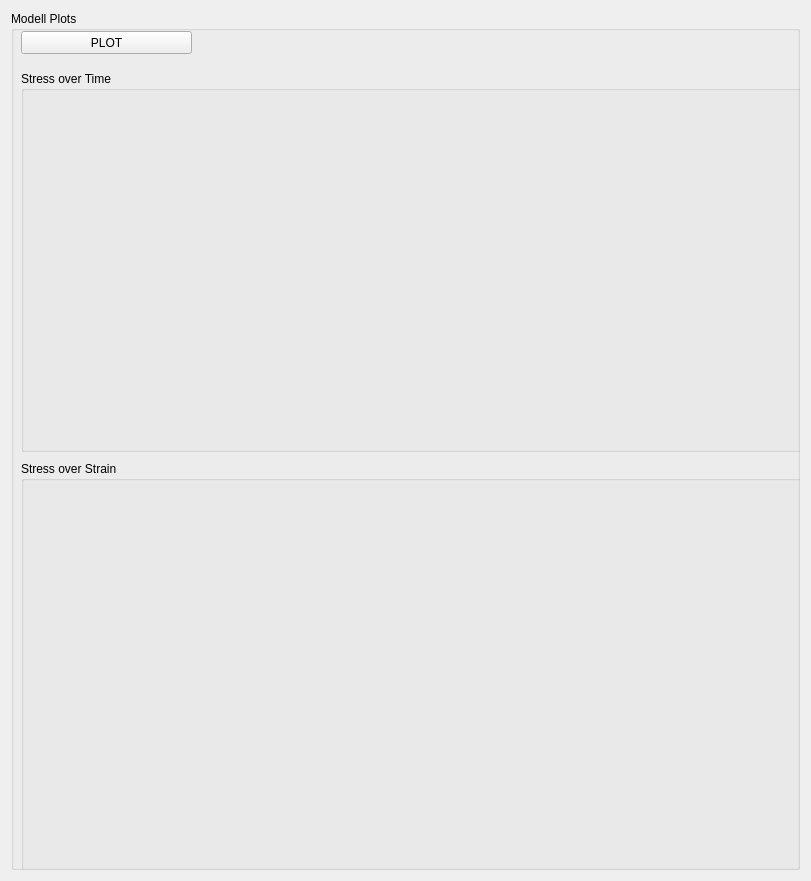
   <widget class="QWidget" name="horizontalLayoutWidget">
    <property name="geometry">
     <rect>
      <x>630</x>
      <y>20</y>
      <width>811</width>
      <height>881</height>
     </rect>
    </property>
    <layout class="QHBoxLayout" name="horizontalLayout">
     <item>
      <widget class="QGroupBox" name="Modell_Plot">
       <property name="enabled">
        <bool>true</bool>
       </property>
       <property name="sizePolicy">
        <sizepolicy hsizetype="Preferred" vsizetype="Preferred">
         <horstretch>8</horstretch>
         <verstretch>8</verstretch>
        </sizepolicy>
       </property>
       <property name="font">
        <font>
         <family>Arial</family>
        </font>
       </property>
       <property name="title">
        <string>Modell Plots</string>
       </property>
       <widget class="QPushButton" name="PLOT_MODEL">
        <property name="geometry">
         <rect>
          <x>10</x>
          <y>20</y>
          <width>171</width>
          <height>23</height>
         </rect>
        </property>
        <property name="sizePolicy">
         <sizepolicy hsizetype="Fixed" vsizetype="Fixed">
          <horstretch>0</horstretch>
          <verstretch>0</verstretch>
         </sizepolicy>
        </property>
        <property name="font">
         <font>
          <family>Arial</family>
         </font>
        </property>
        <property name="text">
         <string>PLOT</string>
        </property>
       </widget>
       <widget class="QLabel" name="LOGO_THM">
        <property name="geometry">
         <rect>
          <x>440</x>
          <y>10</y>
          <width>361</width>
          <height>41</height>
         </rect>
        </property>
        <property name="sizePolicy">
         <sizepolicy hsizetype="Fixed" vsizetype="Fixed">
          <horstretch>0</horstretch>
          <verstretch>0</verstretch>
         </sizepolicy>
        </property>
        <property name="font">
         <font>
          <family>Arial</family>
         </font>
        </property>
        <property name="text">
         <string/>
        </property>
        <property name="pixmap">
         <pixmap>PIC/logo.png</pixmap>
        </property>
        <property name="scaledContents">
         <bool>true</bool>
        </property>
       </widget>
       <widget class="QWidget" name="verticalLayoutWidget_2">
        <property name="geometry">
         <rect>
          <x>10</x>
          <y>60</y>
          <width>791</width>
          <height>381</height>
         </rect>
        </property>
        <layout class="QVBoxLayout" name="verticalLayout_4">
         <item>
          <widget class="QGroupBox" name="Stress_Time_Plot">
           <property name="sizePolicy">
            <sizepolicy hsizetype="Preferred" vsizetype="Preferred">
             <horstretch>0</horstretch>
             <verstretch>0</verstretch>
            </sizepolicy>
           </property>
           <property name="font">
            <font>
             <family>Arial</family>
            </font>
           </property>
           <property name="title">
            <string>Stress over Time</string>
           </property>
           <widget class="QWidget" name="PLOT_WIN_STRESS_TIME" native="true">
            <property name="geometry">
             <rect>
              <x>10</x>
              <y>30</y>
              <width>771</width>
              <height>341</height>
             </rect>
            </property>
            <property name="sizePolicy">
             <sizepolicy hsizetype="Expanding" vsizetype="Fixed">
              <horstretch>0</horstretch>
              <verstretch>0</verstretch>
             </sizepolicy>
            </property>
            <property name="font">
             <font>
              <family>Arial</family>
             </font>
            </property>
            <property name="layoutDirection">
             <enum>Qt::LeftToRight</enum>
            </property>
            <property name="autoFillBackground">
             <bool>false</bool>
            </property>
            <widget class="QWidget" name="verticalLayoutWidget">
             <property name="geometry">
              <rect>
               <x>0</x>
               <y>290</y>
               <width>771</width>
               <height>51</height>
              </rect>
             </property>
             <property name="sizePolicy">
              <sizepolicy hsizetype="Fixed" vsizetype="Fixed">
               <horstretch>0</horstretch>
               <verstretch>0</verstretch>
              </sizepolicy>
             </property>
             <property name="font">
              <font>
               <family>Arial</family>
              </font>
             </property>
             <layout class="QVBoxLayout" name="TOOL_BOX_STRESS_TIME"/>
            </widget>
            <widget class="QWidget" name="verticalLayoutWidget_7">
             <property name="geometry">
              <rect>
               <x>0</x>
               <y>0</y>
               <width>771</width>
               <height>291</height>
              </rect>
             </property>
             <property name="sizePolicy">
              <sizepolicy hsizetype="Fixed" vsizetype="Fixed">
               <horstretch>0</horstretch>
               <verstretch>0</verstretch>
              </sizepolicy>
             </property>
             <property name="font">
              <font>
               <family>Arial</family>
              </font>
             </property>
             <layout class="QVBoxLayout" name="PLOT_BOX_STRESS_TIME"/>
            </widget>
           </widget>
          </widget>
         </item>
        </layout>
       </widget>
       <widget class="QWidget" name="verticalLayoutWidget_8">
        <property name="geometry">
         <rect>
          <x>10</x>
          <y>450</y>
          <width>791</width>
          <height>421</height>
         </rect>
        </property>
        <layout class="QVBoxLayout" name="verticalLayout_5">
         <item>
          <widget class="QGroupBox" name="Stress_Strain_Plot">
           <property name="sizePolicy">
            <sizepolicy hsizetype="Preferred" vsizetype="Preferred">
             <horstretch>0</horstretch>
             <verstretch>0</verstretch>
            </sizepolicy>
           </property>
           <property name="font">
            <font>
             <family>Arial</family>
            </font>
           </property>
           <property name="title">
            <string>Stress over Strain</string>
           </property>
           <widget class="QWidget" name="PLOT_WIN_STRESS_STRAIN" native="true">
            <property name="geometry">
             <rect>
              <x>10</x>
              <y>20</y>
              <width>771</width>
              <height>391</height>
             </rect>
            </property>
            <property name="sizePolicy">
             <sizepolicy hsizetype="Fixed" vsizetype="Fixed">
              <horstretch>0</horstretch>
              <verstretch>0</verstretch>
             </sizepolicy>
            </property>
            <property name="font">
             <font>
              <family>Arial</family>
             </font>
            </property>
            <property name="layoutDirection">
             <enum>Qt::LeftToRight</enum>
            </property>
            <property name="autoFillBackground">
             <bool>false</bool>
            </property>
            <widget class="QWidget" name="verticalLayoutWidget_3">
             <property name="geometry">
              <rect>
               <x>0</x>
               <y>0</y>
               <width>771</width>
               <height>341</height>
              </rect>
             </property>
             <property name="sizePolicy">
              <sizepolicy hsizetype="Fixed" vsizetype="Fixed">
               <horstretch>0</horstretch>
               <verstretch>0</verstretch>
              </sizepolicy>
             </property>
             <property name="font">
              <font>
               <family>Arial</family>
              </font>
             </property>
             <layout class="QVBoxLayout" name="PLOT_BOX_STRESS_STRAIN"/>
            </widget>
            <widget class="QWidget" name="verticalLayoutWidget_4">
             <property name="geometry">
              <rect>
               <x>0</x>
               <y>340</y>
               <width>771</width>
               <height>51</height>
              </rect>
             </property>
             <property name="sizePolicy">
              <sizepolicy hsizetype="Fixed" vsizetype="Fixed">
               <horstretch>0</horstretch>
               <verstretch>0</verstretch>
              </sizepolicy>
             </property>
             <property name="font">
              <font>
               <family>Arial</family>
              </font>
             </property>
             <layout class="QVBoxLayout" name="TOOL_BOX_STRESS_STRAIN"/>
            </widget>
           </widget>
          </widget>
         </item>
        </layout>
       </widget>
      </widget>
     </item>
    </layout>
   </widget>
